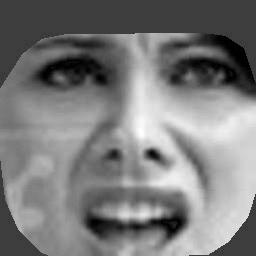
#> input picture preprocessing/decoded.jpg, 256 x 256 px
$ jupyter execute 5_LBP_Landmark.ipynb
#> lines starting #> are read from the running program, lines starting #| are printed output that depends on the picture
[cell 1]
import cv2
import numpy as np
import matplotlib.pyplot as plt

# Define the LBP operator
def LBP(img):
    # Convert the image to grayscale
    img_gray = cv2.cvtColor(img, cv2.COLOR_BGR2GRAY)

    # Calculate the LBP image
    radius = 1
    n_points = 8 * radius
    lbp = np.zeros_like(img_gray)
    for i in range(radius, img_gray.shape[0]-radius):
        for j in range(radius, img_gray.shape[1]-radius):
            center = img_gray[i, j]
            pixel_values = [img_gray[i+int(radius*np.cos(2*np.pi*k/n_points)), j+int(radius*np.sin(2*np.pi*k/n_points))] for k in range(n_points)]
            binary_values = [1 if p >= center else 0 for p in pixel_values]
            lbp_code = sum([binary_values[k] * 2**k for k in range(n_points)])
            lbp[i, j] = lbp_code

    # Calculate the LBP histogram
    hist, _ = np.histogram(lbp.ravel(), bins=range(0, 2**n_points+1), range=(0, 2**n_points))
    return lbp, hist

# Load the image
img = cv2.imread('decoded.jpg')
#> img is the input picture: shape (256, 256, 3); min 0, max 255, mean 123

# Split the image into small segments
segment_size = 16
segments = [img[i:i+segment_size, j:j+segment_size] for i in range(0, img.shape[0], segment_size) for j in range(0, img.shape[1], segment_size)]
#> segments = 256 items

# Calculate the LBP feature histogram for each segment
lbp_hist = np.zeros(256)
for seg in segments:
    lbp, hist = LBP(seg)
    lbp_hist += hist
#> after the loop, lbp_hist = 256 values, max 15360 at index 0, min 0 at index 1, mean 256

# Combine the LBP feature histograms of each region into a single feature vector
feature_vector = lbp_hist / sum(lbp_hist)
#> feature_vector = 256 values, max 0.234 at index 0, min 0 at index 1, mean 0.00391

# Show the original image
plt.imshow(cv2.cvtColor(img, cv2.COLOR_BGR2RGB))
plt.title('Original Image')
plt.axis('off')
plt.show()

# Show the LBP image
lbp_img, _ = LBP(img)
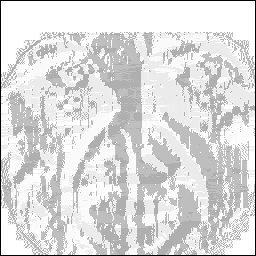
#> lbp_img: shape (256, 256); min 0, max 255, mean 219.9
plt.imshow(lbp_img, cmap='gray')
plt.title('LBP Image')
plt.axis('off')
plt.show()

# Show the LBP feature histogram
plt.bar(range(256), feature_vector)
plt.title('LBP Feature Histogram')
plt.xlabel('Bin')
plt.ylabel('Frequency')
plt.show()
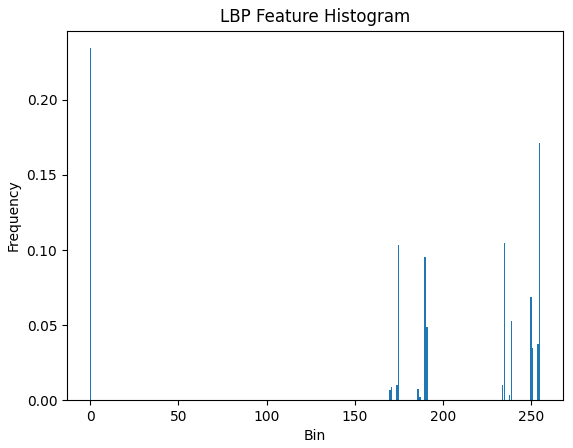
#> figure drawn by matplotlib, 1 panel; tallest bar 0.234 high, from x = -0.4 to 0.4
